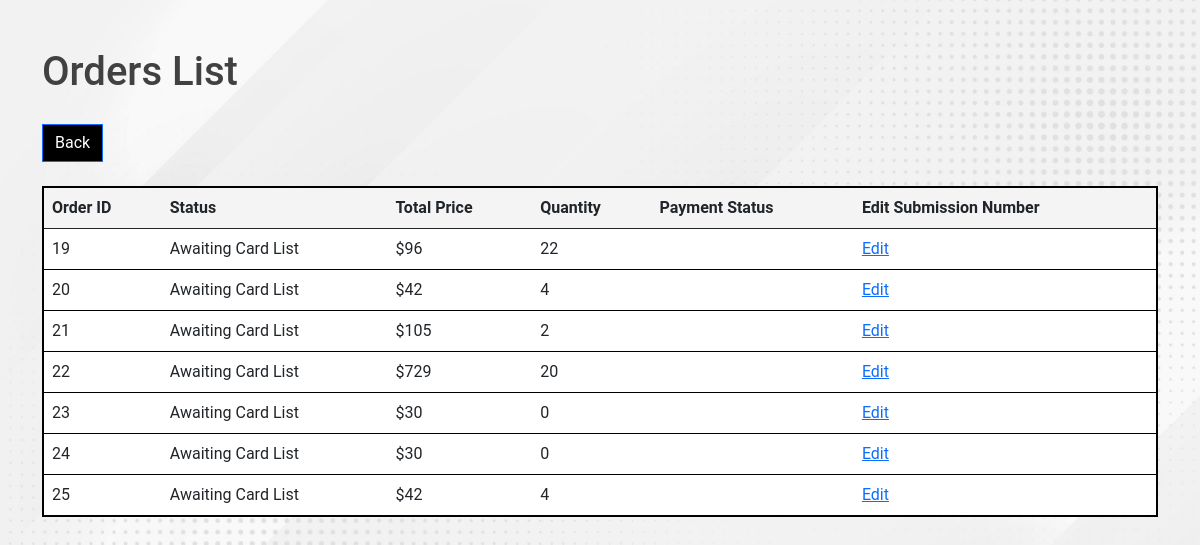
/user_details.php?id=1 (signed in), run on the app's committed database.
### tables this page shows
CREATE TABLE `submissions` (
  `id` int(11) NOT NULL,
  `first_name` varchar(255) DEFAULT NULL,
  `last_name` varchar(255) DEFAULT NULL,
  `email` varchar(255) DEFAULT NULL,
  `phone_number` varchar(20) DEFAULT NULL,
  `address` varchar(255) DEFAULT NULL,
  `street_address` varchar(255) DEFAULT NULL,
  `address_line2` varchar(255) DEFAULT NULL,
  `state` varchar(50) DEFAULT NULL,
  `coupon_code` varchar(50) DEFAULT NULL,
  `referral_code` varchar(50) DEFAULT NULL,
  `total_price` decimal(10,2) DEFAULT NULL,
  `total_grading_price` decimal(10,2) DEFAULT NULL,
  `total_evaluation_price` decimal(10,2) DEFAULT NULL,
  `card_value` varchar(100) DEFAULT NULL,
  `service_provider` varchar(50) DEFAULT NULL,
  `card_quantity` int(11) DEFAULT NULL,
  `user_id` int(11) NOT NULL,
  `created_at` timestamp NOT NULL DEFAULT current_timestamp(),
  `insurance` int(11) NOT NULL,
  `status` varchar(100) NOT NULL DEFAULT 'Awaiting Card List',
  `submission` varchar(100) NOT NULL,
  `notify` varchar(30) NOT NULL DEFAULT 'new',
  `payment_status` varchar(100) NOT NULL DEFAULT 'unpaid'
);

### user_details.php (the view, shortened to what this page needs)
<?php
$conn = connectDB();
$id=$_GET["id"];
$sql = "SELECT id,card_value, service_provider, card_quantity,status FROM submissions where user_id=$id";
$result = $conn->query($sql);
?>
<!DOCTYPE html>
<html>
<head>
        <link href="https://cdn.jsdelivr.net/npm/bootstrap@5.0.2/dist/css/bootstrap.min.css" rel="stylesheet">
    <link rel="stylesheet" href="style.css">
</head>
<body>
<br>
<br>
<div class='container'>
    <h1>Orders List</h1>
    <a href="javascript:history.back()" class="btn btn-primary">Back</a>
    <br>
    <br>
    <table class="table table-lg">
        <thead>
          <tr>
            <th scope="col">Order ID</th>
            <th scope="col">Status</th>
            <th scope="col">Total Price</th>
            <th scope="col">Quantity</th>
            <th scope="col">Payment Status</th>
            <th scope="col">Edit Submission Number</th>
          </tr>
        </thead>
        <tbody>
        <?php
        if ($result->num_rows > 0) {
            while ($row = $result->fetch_assoc()) {
                $id=$row["id"];
                $sql1 = "SELECT * FROM submissions WHERE id = $id";
                $result1 = $conn->query($sql1);
                $row1=null;
                if ($result1->num_rows > 0) {
                    $row1 = $result1->fetch_assoc();
                } else {
                }
                $sql3 = "SELECT SUM(qty) AS total_q FROM order_details where order_id = $id";
                $result3 = $conn->query($sql3);
                $total_q=null;
                if ($result3) {
                    $row3 = $result3->fetch_assoc();
                    $total_q = $row3['total_q'];
                    if ($total_q==null) {
                        $total_q=0;
                    }
                } else {
                    $total_q=0;
                }
                if ($row1["card_quantity"]==0){
                    $price=0;
                }
                else{
                $price=($row1["total_grading_price"]/$row1["card_quantity"])*$total_q;}
                echo "<tr>";
                echo "<td>" . $row["id"] . "</td>";
                echo "<td>" . $row["status"] . "</td>";
                echo "<td>$" . ($price + $row1["insurance"] + 30 + $row1["total_evaluation_price"]) . "</td>";
                echo "<td>" . $row["card_quantity"] . "</td>";
                echo "<td>" . $row1["payment_status"] . "</td>";
                echo '<td><a href="edit_order.php?id=' . $row["id"] . '">Edit</a></td>';
                echo "</tr>";
            }
        } else {
            echo "<tr><td colspan='5'>No orders found</td></tr>";
        }
        ?>
    </table>
    </div>
</body>
</html>

### style.css (style rules this page uses)
body { font-family: 'Roboto', sans-serif; color: #414141; background-image: url('assets/4907157.jpg'); background-size: cover; background-repeat: no-repeat; background-attachment: fixed; }
.btn { border-radius: 0 !important; background-color: black !important; margin-top: 20px !important; }
th { height: 5px !important; box-sizing: 0px !important; }
table { background-color: white !important; border: 2px solid #000000 !important; }
thead { background-color: rgb(244, 244, 244); border-radius: 2px !important; border: 1px solid lightgrey !important; }

### data on the page
submissions: id "19", status "Awaiting Card List", $price + $row1["insurance"] + 30 + $row1["total_evaluation_price"] "96", card_quantity "22"
submissions: id "20", status "Awaiting Card List", $price + $row1["insurance"] + 30 + $row1["total_evaluation_price"] "42", card_quantity "4"
submissions: id "21", status "Awaiting Card List", total_evaluation_price "105", card_quantity "2"
submissions: id "22", status "Awaiting Card List", total_evaluation_price "729", card_quantity "20"
submissions: id "23", status "Awaiting Card List", $price + $row1["insurance"] + 30 + $row1["total_evaluation_price"] "30", card_quantity "0"
submissions: id "24", status "Awaiting Card List", $price + $row1["insurance"] + 30 + $row1["total_evaluation_price"] "30", card_quantity "0"
submissions: id "25", status "Awaiting Card List", $price + $row1["insurance"] + 30 + $row1["total_evaluation_price"] "42", card_quantity "4"
